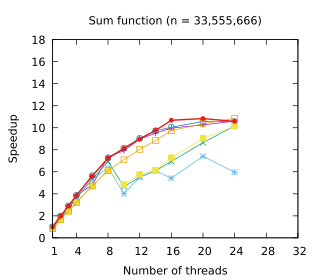

Source code (gnuplot):
set title "Sum function (n = 33,555,666)"
set terminal pdf size 3.2,2.8
set output "./results/Sum_function_n___33,555,666.pdf"
set key off
set xrange [1:32]
set xtics (1, 4, 8, 12, 16, 20, 24, 28, 32)
set xlabel "Number of threads"
set yrange [0:18]
set ylabel "Speedup"
plot './results/Sum_function_n___33,555,666.dat' using 1:2 title "Rayon" ls 1 lw 1 pointsize 0.7 with linespoints, \
  './results/Sum_function_n___33,555,666.dat' using 1:3 title "Static" ls 2 lw 1 pointsize 0.7 with linespoints, \
  './results/Sum_function_n___33,555,666.dat' using 1:4 title "Static (pinned)" ls 3 lw 1 pointsize 0.7 with linespoints, \
  './results/Sum_function_n___33,555,666.dat' using 1:5 title "Work stealing" ls 6 lw 1 pointsize 0.7 with linespoints, \
  './results/Sum_function_n___33,555,666.dat' using 1:6 title "OpenMP (static)" ls 5 lw 1 pointsize 0.7 with linespoints, \
  './results/Sum_function_n___33,555,666.dat' using 1:7 title "OpenMP (dynamic)" ls 4 lw 1 pointsize 0.7 with linespoints, \
  './results/Sum_function_n___33,555,666.dat' using 1:8 title "Work assisting (our)" ls 7 lw 2 pointsize 0.4 with linespoints
